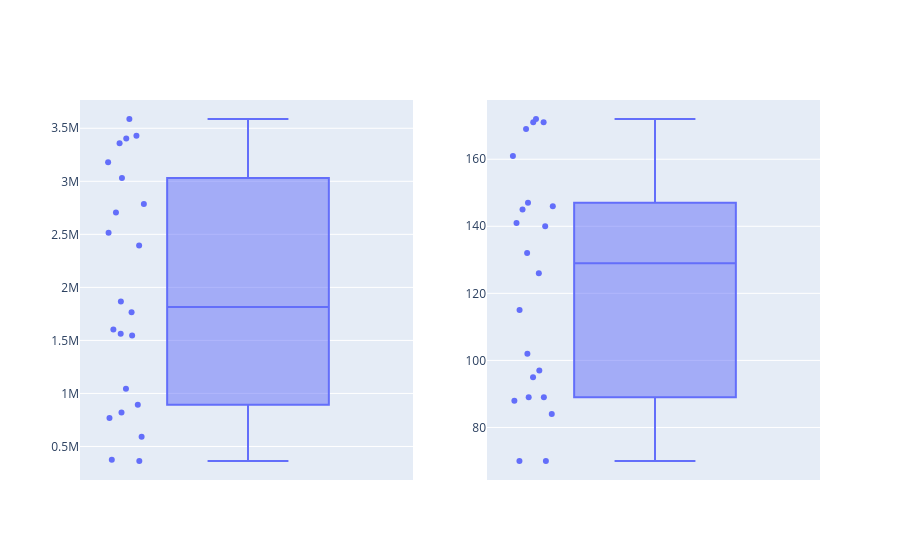

The notebook cell saved with this chart:
### Code cell
fig = make_subplots(rows=1, cols=2)

fig1 = px.box(
    attendance_per_year,
    points="all",
    y="attendance",
    hover_data=["year", "edition"],
    title="Total Attendance per Year",
)

fig2 = px.box(
    goals_per_year,
    points="all",
    y="goals",
    hover_data=["year", "edition"],
    title="Total Goals per Year",
)

for trace in fig1.data:
    fig.add_trace(trace, row=1, col=1)

for trace in fig2.data:
    fig.add_trace(trace, row=1, col=2)

fig.update_layout(showlegend=False)

fig.show()
# no outlires!

### Figure 1 — Plotly figure (JSON) as saved in the notebook; plotly's stock layout.template omitted (floating-point values rounded to 4 significant figures)
{"data": [{"alignmentgroup": "True", "boxpoints": "all", "customdata": [[1930, 1], [1934, 2], [1938, 3], [1950, 4], [1954, 5], [1958, 6], [1962, 7], [1966, 8], [1970, 9], [1974, 10], [1978, 11], [1982, 12], [1986, 13], [1990, 14], [1994, 15], [1998, 16], [2002, 17], [2006, 18], [2010, 19], [2014, 20], [2018, 21], [2022, 22]], "hovertemplate": "attendance=%{y}<br>year=%{customdata[0]}<br>edition=%{customdata[1]}<extra></extra>", "legendgroup": "", "marker": {"color": "#636efa"}, "name": "", "notched": false, "offsetgroup": "", "orientation": "v", "showlegend": false, "type": "box", "x0": " ", "xaxis": "x", "y": [590549, 363000, 375700, 1045246, 768607, 819810, 893172, 1563135, 1603975, 1865753, 1545791, 1766277, 2394031, 2516215, 3587538, 2785100, 2705197, 3359439, 3178856, 3429873, 3031768, 3404252], "y0": " ", "yaxis": "y"}, {"alignmentgroup": "True", "boxpoints": "all", "customdata": [[1930, 1], [1934, 2], [1938, 3], [1950, 4], [1954, 5], [1958, 6], [1962, 7], [1966, 8], [1970, 9], [1974, 10], [1978, 11], [1982, 12], [1986, 13], [1990, 14], [1994, 15], [1998, 16], [2002, 17], [2006, 18], [2010, 19], [2014, 20], [2018, 21], [2022, 22]], "hovertemplate": "goals=%{y}<br>year=%{customdata[0]}<br>edition=%{customdata[1]}<extra></extra>", "legendgroup": "", "marker": {"color": "#636efa"}, "name": "", "notched": false, "offsetgroup": "", "orientation": "v", "showlegend": false, "type": "box", "x0": " ", "xaxis": "x2", "y": [70, 70, 84, 88, 140, 126, 89, 89, 95, 97, 102, 146, 132, 115, 141, 171, 161, 147, 145, 171, 169, 172], "y0": " ", "yaxis": "y2"}], "layout": {"showlegend": false, "xaxis": {"anchor": "y", "domain": [0, 0.45]}, "xaxis2": {"anchor": "y2", "domain": [0.55, 1]}, "yaxis": {"anchor": "x", "domain": [0, 1]}, "yaxis2": {"anchor": "x2", "domain": [0, 1]}}}
